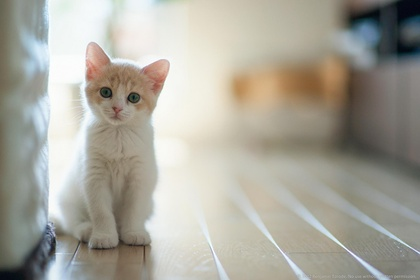
%> input picture Project (5)/cat.jpg, 420 x 280 px, shrunk from 1920 x 1280 before the run
$ octave main.m   (GNU Octave 9; MATLAB toolbox functions it lacks are replaced by stand-ins)
%> lines starting %> are read from the running program, lines starting %| are printed output that depends on the picture; in (x1, y1, x2, y2) boxes, pixels count from 0 and x2, y2 are one past the last pixel; in counts of white or black regions, pixels touching at a corner belong together; the program's own positions count from 1
### Project (5)/corruptImage.m
function X = corruptImage(fileName,blockSize,displayImage)
%> called with fileName = 'cat.jpg'
%% function will corrupt the image and add missing values as nan
%%% it will also convert an rgb image to grayscale
%%% changing the block size will change the size of the corrupt block
%%% default value for blocksize is 5.  If displayImage is true (default)
%%% then the corrupted image will also be displayed.

if nargin <2
    blockSize = 5;
end

if nargin < 3
    displayImage = true;
end

X = imread(fileName);
%> X is the input picture: size 280x420x3 uint8; mean R, G, B 169.6, 167.1, 156.6
X = rgb2gray(X);
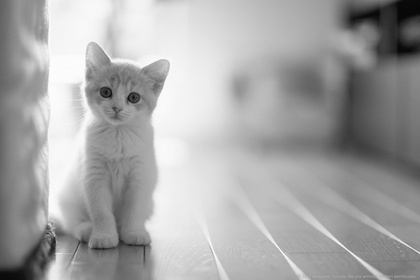
%> X: size 280x420 uint8; min 6, max 255, mean 166.6
X = double(X);
%> X: size 280x420 double
[row col] = size(X);
%> row = 280; col = 420
rowper = randperm(row);

%% add around 20x20 corrupt blocks of size blockSize

for i=1:20
    rowInd = rowper(i);
    colper = randperm(col);
    for j=1:20
        colInd = colper(j);
        lowerR = rowInd;
        upperR = min(rowInd+blockSize,row);
        lowerC = colInd;
        upperC = min(colInd+blockSize,col);

        X(lowerR:upperR,lowerC:upperC) = nan;

    end
end
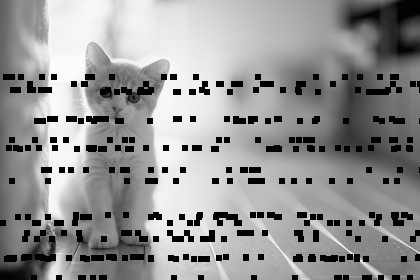
%> X: size 280x420 double; 9.97% of the values are NaN or infinite; the others: min 6, max 255, mean 167.2; drawn with min black, max white, NaN and infinite black

%% display if flag is set by replacing nan by 0
if displayImage
    X1 = X;
    X1(isnan(X1)) = 0;
%> X1: size 280x420 double; 9.97% of pixels changed, all inside (x1, y1, x2, y2) = (0, 74, 420, 280)
    figure, imagesc(X1),colormap gray;
end

### Project (5)/main.m
close all;clc;clear;
%% For 2 images of our own choice

X = corruptImage('cat.jpg');
missData = isnan(X);
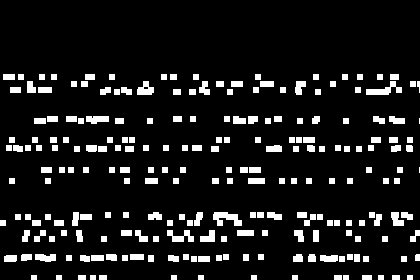
%> missData: size 280x420 logical; 10% white; 223 white regions (2 under 20 px), largest, box (x1, y1, x2, y2) and area: (213, 212, 242, 226) 248, (366, 81, 402, 95) 230, (167, 230, 194, 242) 180
[r,c] = find(missData==1);
%> r = 11719 values from 75 to 280; c = 11719 values from 1 to 420

for i = 1:length(r)

   X(r(i),c(i)) =  127;

end
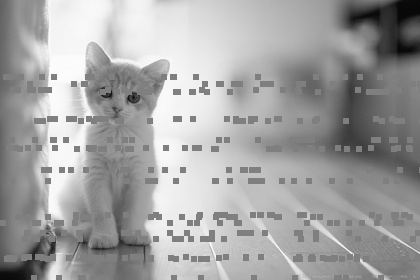
%> X: size 280x420 double; 9.97% of pixels changed, all inside (x1, y1, x2, y2) = (0, 74, 420, 280)
for epoch = 1:50
[U,S,V] = svds(X,10);

Xest = U*S*V';

for i = 1:length(r)
   X(r(i),c(i)) =  Xest(r(i),c(i));
end
end
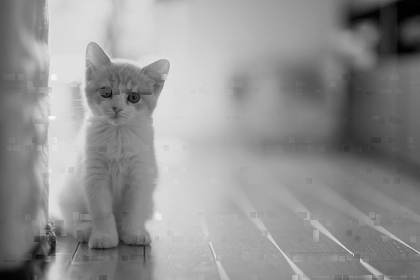
%> X: size 280x420 double; 9.97% of pixels changed, all inside (x1, y1, x2, y2) = (0, 74, 420, 280); drawn with min black and max white
figure, imagesc(X),colormap gray;

%% For 2 given images

% dino = imread('dino.jpg');
% X = rgb2gray(dino);
% figure, imshow(X);
% [r,c] = find(X==0);
%
% X=im2double(X);
%
% for i = 1:length(r)
%
%    X(r(i),c(i)) =  127.5;
%
% end
%
% for epoch = 1:50
% [U,S,V] = svds(X,10);
%
% Xest = U*S*V';
%
% for i = 1:length(r)
%
%    X(r(i),c(i)) =  Xest(r(i),c(i));
%
% end
% end
% figure, imshow(X)

$ run again, with Project (5)/bus.jpg copied over Project (5)/cat.jpg
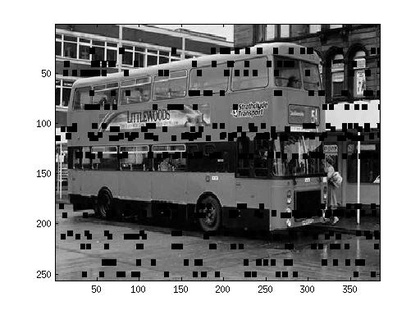
%> input picture Project (5)/bus.jpg, 420 x 315 px, shrunk from 512 x 384 before the run
%> in corruptImage, X is the input picture: size 315x420x3 uint8; min 0, max 255, mean 144.1
%> X1: size 315x420 double; min 0, max 255, mean 130.9
%> `missData = isnan(X);`:
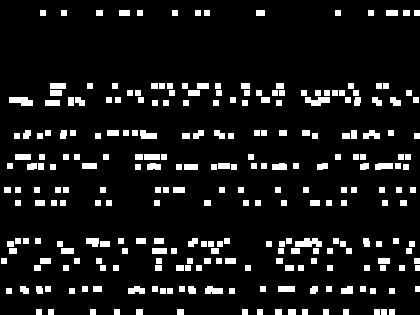
%> missData: size 315x420 logical; 9.3% white; 266 white regions, largest, box (x1, y1, x2, y2) and area: (295, 238, 322, 247) 186, (9, 97, 33, 106) 165, (305, 97, 330, 106) 159
%> r = 12356 values from 11 to 315; c = 12356 values from 2 to 420
%> after the loop `for epoch = 1:50`:
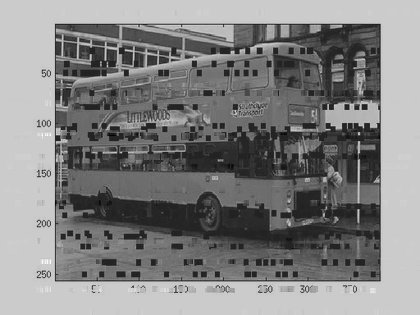
%> X: size 315x420 double; min -52.44, max 332, mean 144.2; drawn with min black and max white
